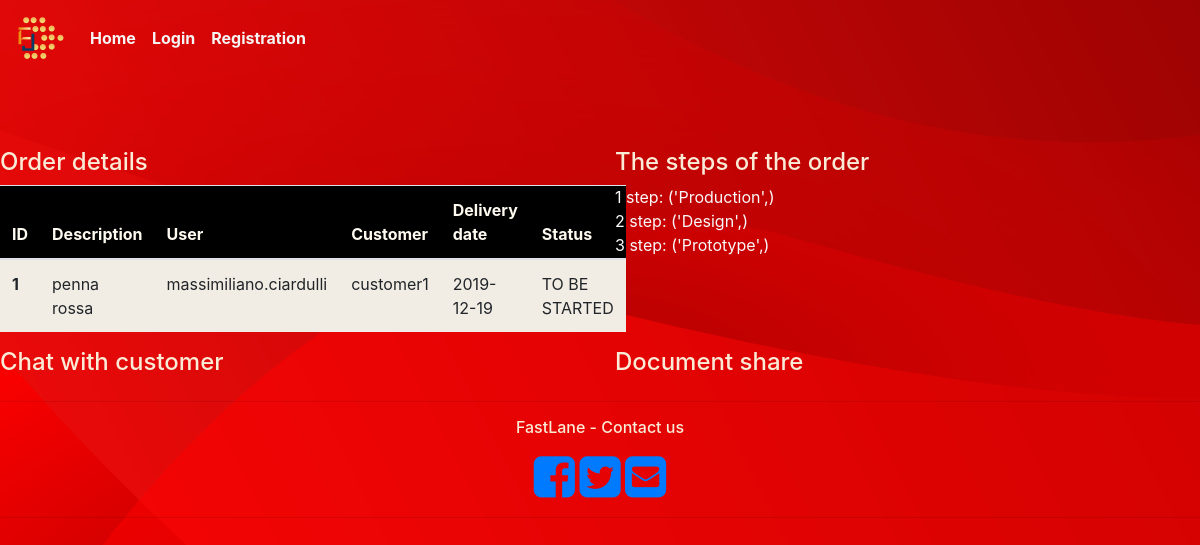
Page /talk_with_the_customer on the committed database.
### models.py (models this page shows, shortened)
class Order(db.Model):
    __tablename__ = 'orders'
    order_id = db.Column(db.Integer, primary_key=True, autoincrement=True)
    order_description = db.Column(db.String(64), nullable=False)
    order_delivery_date = db.Column(db.Date, nullable=False, index=True)
    order_delivery_time = db.Column(db.Time, nullable=False, index=True)
    order_delivery_type = db.Column(db.String(64), index=True)
    order_delivery_company = db.Column(db.Integer, db.ForeignKey('company_delivery.id_company'))
    order_state = db.Column(db.String(64), nullable=False)
    order_private_customer = db.Column(db.Integer, db.ForeignKey('private_costumer.id'))
    order_company_customer = db.Column(db.Integer, db.ForeignKey('company_customer.id_company'))
    current_department = db.Column(db.String(64))
    user = db.Column(db.String(64), nullable=False)
    date_insert = db.Column(db.DateTime, nullable=False)
    date_request = db.Column(db.DateTime, nullable=False)
    order_product_id = db.Column(db.Integer, db.ForeignKey('order_product.id'))

class Department(db.Model):
    __tablename__ = 'departments'
    id = db.Column(db.Integer, primary_key=True, autoincrement=True)
    department_name = db.Column(db.String(64), nullable=False)
    company_id = db.Column(db.Integer, db.ForeignKey('company_customer.id_company'))

### app.py (the view)
@app.route('/talk_with_the_customer')
def talk_with_the_customer():
    session['order_id']=1 ###########DEVE SPARIRE
    order = Order.query.filter_by(order_id=session['order_id']).first()
    steps = Department.query.with_entities(Department.department_name)
    return render_template('talk_with_the_customer.html', order=order, steps=steps)

### templates/talk_with_the_customer.html
{% extends "layout.html" %}
{% block content %}
<div style=" height:50%; width:100%; padding-bottom: 100%;">
    <div class="row">
        <div class="col-md-6" style="width:50%; height:100%; float:left;">
            <h4>Order details</h4>
            <table class="table table-striped table-hover" style="background-color: floralwhite; border: #16181b;">
                  <thead style="background-color: black; color: floralwhite;">
                    <tr>
                      <th scope="col">ID</th>
                      <th scope="col">Description</th>
                      <th scope="col">User</th>
                      <th scope="col">Customer</th>
                      <th scope="col">Delivery date</th>
                      <th scope="col">Status</th>
                    </tr>
                  </thead>
                <tbody>
                    <tr><th>{{ order.order_id }}</th>
                    <td>{{ order.order_description }}</td>
                    <td>{{ order.user }}</td>
                    <td>{{ order.order_private_customer }}</td>
                    <td>{{ order.order_delivery_date }}</td>
                    <td>{{ order.order_state }}</td></tr>
                </tbody>
            </table>
        </div>
        <div class="col-md-6" style="width:50%; height:100%; float:left;">
        <h4>The steps of the order</h4>
            {% for step in steps %}
                <div class="text-light">{{ loop.index }} step: {{ step }}</div>
            {% endfor %}
        </div>
    </div>
    <div class="row">
        <div class="col-md-6 pull-left" style="width:50%; height:100%; float:left;">
            <h4>Chat with customer</h4>
        </div>
        <div class="col-md-6" style="width:50%; height:100%; float:left;">
        <h4>Document share</h4>
        </div>
    </div>
{% endblock content %}

### templates/layout.html (shortened to what this page needs)
<!DOCTYPE html>
<html lang="en">
<head>
<link rel="stylesheet" href="https://cdnjs.cloudflare.com/ajax/libs/font-awesome/4.7.0/css/font-awesome.min.css">
    <link rel="stylesheet" href="https://cdnjs.cloudflare.com/ajax/libs/font-awesome/4.7.0/css/font-awesome.min.css">
    <link rel="stylesheet" href="https://maxcdn.bootstrapcdn.com/font-awesome/4.4.0/css/font-awesome.min.css">
     <link rel="stylesheet" href="../static/css/bootstrap.css">
    <link rel="stylesheet" href="../static/css/main.css">
</head>
<body style="padding-top:-20px">
<div class="container">
            <nav class="navbar navbar-expand-lg navbar-dark bg-dark">
                <a class="navbar-brand" href="home"><img src="/static/img/logo.png" width="50" height="50"></a>
              <div class="collapse navbar-collapse" id="navbarNavAltMarkup">
                <div class="navbar-nav">
                  <a class="nav-item nav-link" href="/home">Home</a>
                {% if session.get('email') and session['type'] == 'COMPANY' and not session.get('username_user') %}
                    <a class="nav-item nav-link" href="/login_company_employee">Login - {{ session['id_user'] }} member</a>
                    <a class="nav-item nav-link" href="/register_company_employee">Sign up - {{ session['id_user'] }} member</a>
                    <a class="nav-item nav-link" href="/logout">Logout</a>
                {% elif session.get('email') and session['type'] == 'PRIVATE' %}
                    <a class="nav-item nav-link" href="/order">Profile</a>
                    <a class="nav-item nav-link" href="/logout">Logout</a>
                {% else %}
                          <a class="nav-item nav-link" href="/login">Login</a>
                    <div class="dropdown">
                          <a class="nav-item nav-link"  id="dropdownMenuButton" data-toggle="dropdown" aria-haspopup="true" aria-expanded="false">
                            Registration
                          </a>
                    </div>
                    {% endif %}
                </div>
              </div>
            </nav>
    <br>
    <br>
    <br>
    {% block content %}
    {% endblock content %}
<div class="container">
    <hr>
        <div class="text-center center-block">
            <p class="txt-railway"><h6>FastLane - Contact us</h6></p>
                <a href="https://www.facebook.com/"><i id="social-fb" class="fa fa-facebook-square fa-3x social"></i></a>
	            <a href="https://twitter.com/login?lang=it"><i id="social-tw" class="fa fa-twitter-square fa-3x social"></i></a>
	            <a href="https://accounts.google.com/ServiceLogin/signinchooser?service=mail&passive=true&rm=false&continue=https%3A%2F%2Fmail.google.com%2Fmail%2F&ss=1&scc=1&ltmpl=default&ltmplcache=2&emr=1&osid=1&flowName=GlifWebSignIn&flowEntry=ServiceLogin"><i id="social-em" class="fa fa-envelope-square fa-3x social"></i></a>
</div>
    <hr>
</div>
</div>
</body>
</html>

### rows in the picture
Order: order_id "1", order_description "penna rossa", user "massimiliano.ciardulli", order_private_customer "customer1", order_delivery_date "2019-12-19", order_state "TO BE STARTED"
Department: step "('Production',)"
Department: step "('Design',)"
Department: step "('Prototype',)"
